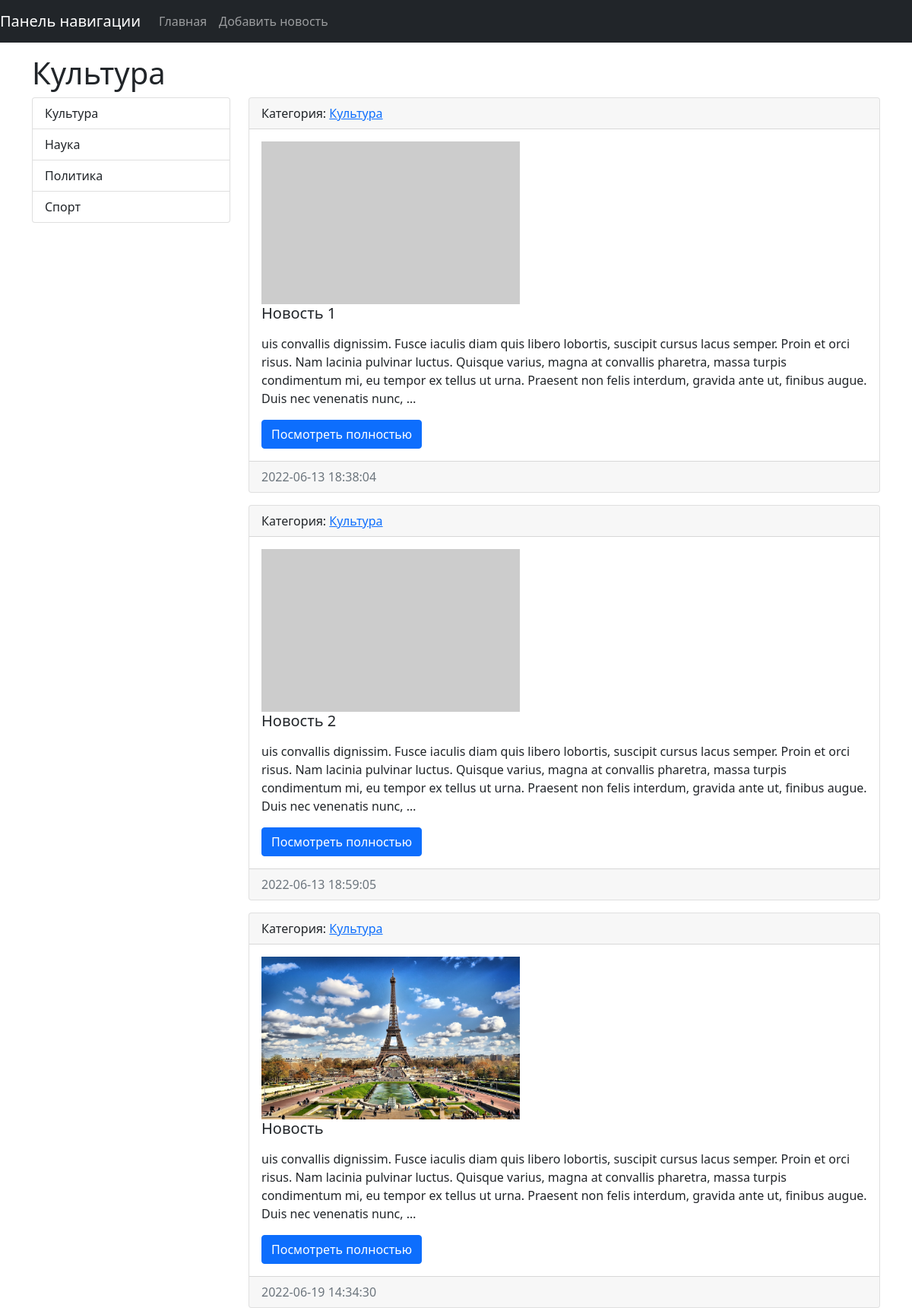
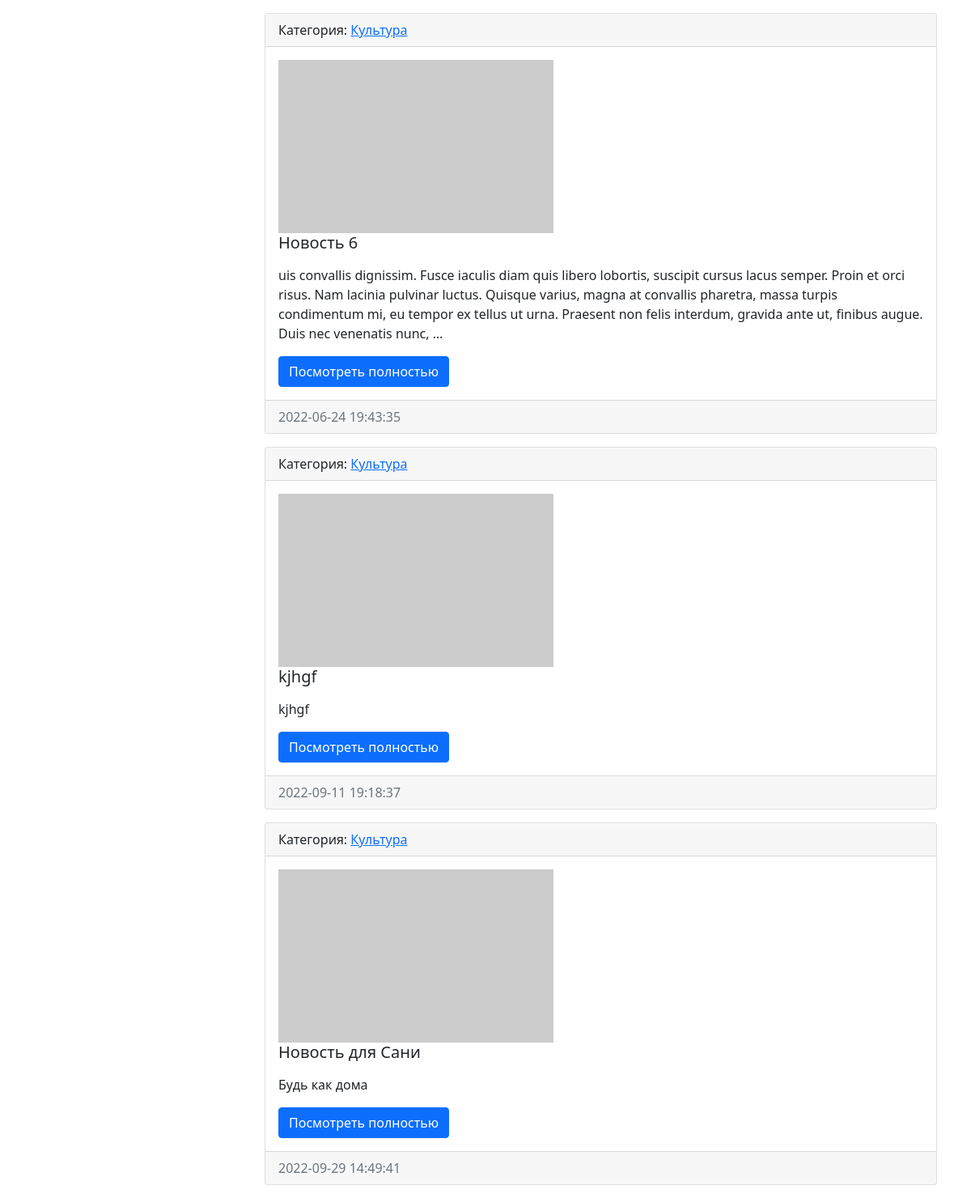
Page /category/1 on the committed database (2 pictures, top to bottom).
### news/models.py (models this page shows, shortened)
class Category(models.Model):
    title = models.CharField(max_length=150, db_index=True, verbose_name='Наименование категории')
    def get_absolute_url(self):
        return reverse('category', kwargs={"category_id": self.pk})
    def __str__(self):
        return self.title
    class Meta:
        verbose_name = 'Категория'
        verbose_name_plural = 'Категории'
        ordering = ['title']

class News(models.Model):
    title = models.CharField(max_length=150, verbose_name = 'Наименование')
    content = models.TextField(blank=True, verbose_name = 'Контент') #blank=True - обозначает поле необязательное к заполнению
    created_at = models.DateTimeField(auto_now_add=True, verbose_name = 'Дата публикации') # auto_now_add=True - обозначает, что дата и время будут создаваться автоматически и при редактировании не изменяться (не обновляться)
    updated_at = models.DateTimeField(auto_now=True, verbose_name = 'Обновлено') # auto_now=True при редактировании (обновлении) новости будет указано время ее редактирования
    photo = models.ImageField(upload_to='photos/%Y/%m/%d/', verbose_name = 'Фото', blank=True) # сохранение по дате при загрузке %Y/%m/%d/
    is_published = models.BooleanField(default=True, verbose_name = 'Опубликовано')  # default=True - новость по умолчанию публикуется
    category = models.ForeignKey('Category', on_delete=models.PROTECT, null=True, verbose_name='Категория')
    views = models.IntegerField(default=0)
    def get_absolute_url(self):
        return reverse('view_news', kwargs={"pk": self.pk})
    class Meta:
        verbose_name = 'Новость'
        verbose_name_plural = 'Новости'
        ordering = ['created_at']

### news/views.py (the view)
# urls.py: path('category/<int:category_id>', NewsByCategory.as_view(), name='category'),
class NewsByCategory(ListView):
    model = News
    template_name = 'news/home_news_list.html'
    context_object_name = 'news'
    allow_empty = False
    def get_context_data(self, *, object_list=None, **kwargs):
        context = super().get_context_data(**kwargs)
        context['title'] = Category.objects.get(pk=self.kwargs['category_id'])
        return context
    def get_queryset(self):
        return News.objects.filter(category_id=self.kwargs['category_id'], is_published=True)

### news/templatetags/news_tags.py (called while the page is built)
@register.simple_tag(name='get_list_categories')
def get_categories():
    return Category.objects.all()

### news/templates/news/home_news_list.html (shortened to what this page needs)
{% extends 'base.html' %}
{% block sidebar %}
{% include 'inc/_sidebar.html' %}
{% endblock %}
  {% block content %}
    {% for item in news %}
      <div class="card mb-3">
        <div class="card-header">
          Категория: <a href="{{ item.category.get_absolute_url }}">{{ item.category }}</a>
        </div>
        <div class="card-body">
          <div class="media">
            {% if item.photo %}
              <img src="{{ item.photo.url }}" alt="" class="mr-3" width="340" height="214">
            {% else %}
              <img src="https://picsum.photos/340/214.webp" alt="">
            {% endif %}
            <div class="media-body">
              <h5 class="card-title">{{ item.title }}</h5>
              <p class="card-text">{{ item.content|safe|linebreaks|truncatewords:50 }}</p>
              <a href="{{ item.get_absolute_url }}" class="btn btn-primary">Посмотреть полностью</a>
            </div>
          </div>
        </div>
        <div class="card-footer text-muted">
          {{ item.created_at|date:"Y-m-d H:i:s" }}
        </div>
      </div>
    {% endfor %}
  {% endblock %}

### templates/base.html (shortened to what this page needs)
{% load static %}
<!doctype html>
<html lang="ru">
  <head>
    <link rel="stylesheet" href="{% static 'bootstrap-5.0.2-dist\css\bootstrap.min.css' %}">
    <link rel="stylesheet" href="{% static 'css\style.css' %}">
  </head>
  <body>
{% include 'inc/_nav.html' %}
<div class="container mt-3">
  <h1>{{ title }}</h1>
  <div class="row">
    <div class="col-md-3">
      {% block sidebar %}SIDEBAR{% endblock %}
    </div>
    <div class="col-md-9">
      {% block content %}CONTENT{% endblock %}
    </div>
  </div>
</div>
  </body>
</html>

### templates/inc/_sidebar.html
{% load news_tags %}
<div class="list-group">
  {% get_list_categories as categories %}
  {% for item in categories %}
  <a href="{% url 'category' item.pk %}" class="list-group-item list-group-item-action">{{ item.title }}</a>
  {% endfor %}
</div>

### mysite/static/css/style.css (style rules this page uses)
body { background-color: #FFFFFF; }

### rows in the picture
Category: title "Культура"
Category: title "Наука"
Category: title "Политика"
Category: title "Спорт"
News: category "Культура", title "Новость 1", content "uis convallis dignissim. Fusce iaculis diam quis libero lobortis, suscipit cursus lacus semper. Proin et orci risus. Nam lacinia pulvinar luctus. Quisque varius, magna at convallis pharetra, massa turpis condimentum mi, eu tempor ex tellus ut urna. Praesent non felis interdum, gravida ante ut, finibus augue. Duis nec venenatis nunc, …", created_at "2022-06-13 18:38:04"
News: category "Культура", title "Новость 2", content "uis convallis dignissim. Fusce iaculis diam quis libero lobortis, suscipit cursus lacus semper. Proin et orci risus. Nam lacinia pulvinar luctus. Quisque varius, magna at convallis pharetra, massa turpis condimentum mi, eu tempor ex tellus ut urna. Praesent non felis interdum, gravida ante ut, finibus augue. Duis nec venenatis nunc, …", created_at "2022-06-13 18:59:05"
News: category "Культура", photo (picture), title "Новость", content "uis convallis dignissim. Fusce iaculis diam quis libero lobortis, suscipit cursus lacus semper. Proin et orci risus. Nam lacinia pulvinar luctus. Quisque varius, magna at convallis pharetra, massa turpis condimentum mi, eu tempor ex tellus ut urna. Praesent non felis interdum, gravida ante ut, finibus augue. Duis nec venenatis nunc, …", created_at "2022-06-19 14:34:30"
News: category "Культура", title "Новость 6", content "uis convallis dignissim. Fusce iaculis diam quis libero lobortis, suscipit cursus lacus semper. Proin et orci risus. Nam lacinia pulvinar luctus. Quisque varius, magna at convallis pharetra, massa turpis condimentum mi, eu tempor ex tellus ut urna. Praesent non felis interdum, gravida ante ut, finibus augue. Duis nec venenatis nunc, …", created_at "2022-06-24 19:43:35"
News: category "Культура", title "kjhgf", content "kjhgf", created_at "2022-09-11 19:18:37"
News: category "Культура", title "Новость для Сани", content "Будь как дома", created_at "2022-09-29 14:49:41"
